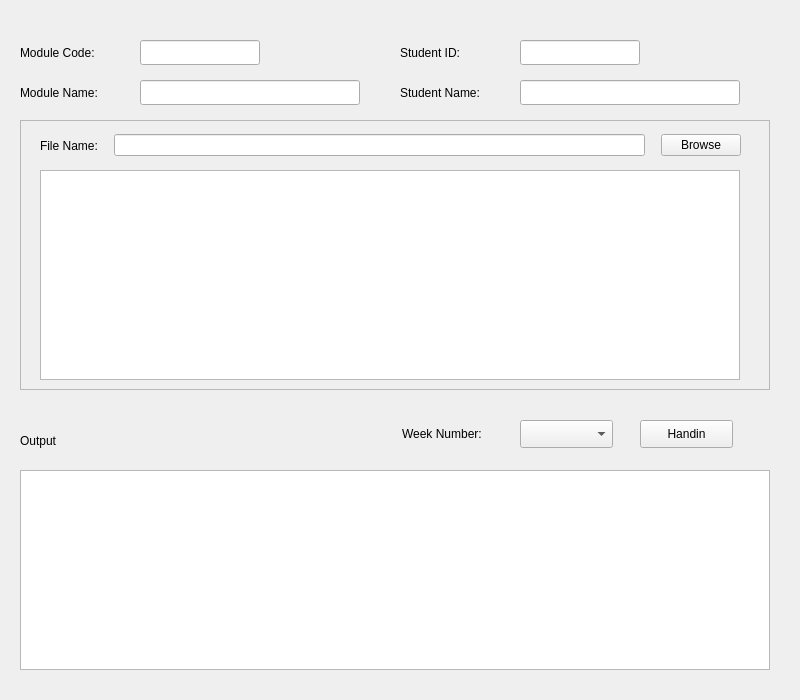
<?xml version="1.0" encoding="UTF-8"?>
<ui version="4.0">
 <class>MainWindow</class>
 <widget class="QMainWindow" name="MainWindow">
  <property name="geometry">
   <rect>
    <x>0</x>
    <y>0</y>
    <width>800</width>
    <height>700</height>
   </rect>
  </property>
  <property name="minimumSize">
   <size>
    <width>800</width>
    <height>700</height>
   </size>
  </property>
  <property name="maximumSize">
   <size>
    <width>800</width>
    <height>700</height>
   </size>
  </property>
  <property name="windowTitle">
   <string>Handin System (Student)</string>
  </property>
  <widget class="QWidget" name="centralwidget">
   <widget class="QLabel" name="label">
    <property name="geometry">
     <rect>
      <x>20</x>
      <y>40</y>
      <width>100</width>
      <height>25</height>
     </rect>
    </property>
    <property name="text">
     <string>Module Code:</string>
    </property>
   </widget>
   <widget class="QLabel" name="label_2">
    <property name="geometry">
     <rect>
      <x>20</x>
      <y>80</y>
      <width>100</width>
      <height>25</height>
     </rect>
    </property>
    <property name="text">
     <string>Module Name:</string>
    </property>
   </widget>
   <widget class="QLineEdit" name="lineEdit_moduleCode">
    <property name="geometry">
     <rect>
      <x>140</x>
      <y>40</y>
      <width>120</width>
      <height>25</height>
     </rect>
    </property>
   </widget>
   <widget class="QLineEdit" name="lineEdit_moduleName">
    <property name="geometry">
     <rect>
      <x>140</x>
      <y>80</y>
      <width>220</width>
      <height>25</height>
     </rect>
    </property>
   </widget>
   <widget class="QLabel" name="label_3">
    <property name="geometry">
     <rect>
      <x>400</x>
      <y>40</y>
      <width>100</width>
      <height>25</height>
     </rect>
    </property>
    <property name="text">
     <string>Student ID:</string>
    </property>
   </widget>
   <widget class="QLabel" name="label_4">
    <property name="geometry">
     <rect>
      <x>400</x>
      <y>80</y>
      <width>110</width>
      <height>25</height>
     </rect>
    </property>
    <property name="text">
     <string>Student Name:</string>
    </property>
   </widget>
   <widget class="QLineEdit" name="lineEdit_studentID">
    <property name="geometry">
     <rect>
      <x>520</x>
      <y>40</y>
      <width>120</width>
      <height>25</height>
     </rect>
    </property>
   </widget>
   <widget class="QLineEdit" name="lineEdit_studentName">
    <property name="geometry">
     <rect>
      <x>520</x>
      <y>80</y>
      <width>220</width>
      <height>25</height>
     </rect>
    </property>
    <property name="text">
     <string/>
    </property>
   </widget>
   <widget class="QFrame" name="frame">
    <property name="geometry">
     <rect>
      <x>20</x>
      <y>120</y>
      <width>750</width>
      <height>270</height>
     </rect>
    </property>
    <property name="frameShape">
     <enum>QFrame::StyledPanel</enum>
    </property>
    <property name="frameShadow">
     <enum>QFrame::Raised</enum>
    </property>
    <widget class="QTextEdit" name="textEdit_showFileContent">
     <property name="geometry">
      <rect>
       <x>20</x>
       <y>50</y>
       <width>700</width>
       <height>210</height>
      </rect>
     </property>
    </widget>
    <widget class="QWidget" name="layoutWidget">
     <property name="geometry">
      <rect>
       <x>20</x>
       <y>10</y>
       <width>701</width>
       <height>31</height>
      </rect>
     </property>
     <layout class="QHBoxLayout" name="horizontalLayout">
      <property name="spacing">
       <number>16</number>
      </property>
      <item>
       <widget class="QLabel" name="label_5">
        <property name="text">
         <string>File Name:</string>
        </property>
       </widget>
      </item>
      <item>
       <widget class="QLineEdit" name="lineEdit_chooseFile"/>
      </item>
      <item>
       <widget class="QPushButton" name="pushButton_browse">
        <property name="text">
         <string>Browse</string>
        </property>
       </widget>
      </item>
     </layout>
    </widget>
   </widget>
   <widget class="QPushButton" name="pushButton_handin">
    <property name="geometry">
     <rect>
      <x>640</x>
      <y>420</y>
      <width>93</width>
      <height>28</height>
     </rect>
    </property>
    <property name="text">
     <string>Handin</string>
    </property>
   </widget>
   <widget class="QLabel" name="label_6">
    <property name="geometry">
     <rect>
      <x>20</x>
      <y>430</y>
      <width>81</width>
      <height>21</height>
     </rect>
    </property>
    <property name="text">
     <string>Output</string>
    </property>
   </widget>
   <widget class="QLabel" name="label_7">
    <property name="geometry">
     <rect>
      <x>402</x>
      <y>420</y>
      <width>111</width>
      <height>28</height>
     </rect>
    </property>
    <property name="text">
     <string>Week Number:</string>
    </property>
   </widget>
   <widget class="QComboBox" name="comboBox_weekNumber">
    <property name="geometry">
     <rect>
      <x>520</x>
      <y>420</y>
      <width>93</width>
      <height>28</height>
     </rect>
    </property>
   </widget>
   <widget class="QTextEdit" name="textEdit_Output">
    <property name="geometry">
     <rect>
      <x>20</x>
      <y>470</y>
      <width>750</width>
      <height>200</height>
     </rect>
    </property>
    <property name="styleSheet">
     <string notr="true">color: rgb(102, 102, 255)</string>
    </property>
    <property name="html">
     <string>&lt;!DOCTYPE HTML PUBLIC &quot;-//W3C//DTD HTML 4.0//EN&quot; &quot;http://www.w3.org/TR/REC-html40/strict.dtd&quot;&gt;
&lt;html&gt;&lt;head&gt;&lt;meta name=&quot;qrichtext&quot; content=&quot;1&quot; /&gt;&lt;style type=&quot;text/css&quot;&gt;
p, li { white-space: pre-wrap; }
&lt;/style&gt;&lt;/head&gt;&lt;body style=&quot; font-family:'SimSun'; font-size:9pt; font-weight:400; font-style:normal;&quot;&gt;
&lt;p style=&quot;-qt-paragraph-type:empty; margin-top:0px; margin-bottom:0px; margin-left:0px; margin-right:0px; -qt-block-indent:0; text-indent:0px;&quot;&gt;&lt;br /&gt;&lt;/p&gt;&lt;/body&gt;&lt;/html&gt;</string>
    </property>
   </widget>
  </widget>
 </widget>
 <resources/>
 <connections/>
</ui>
